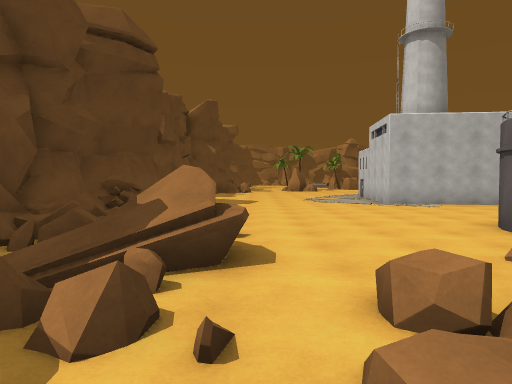
view 1 (above)

24 first-person views from a walk through a Unity game level. The camera is 1.5 m above the floor, tilts 2° down and sees 70° across. The floor is counted in squares, 2 m on a side. Each view is taken from the middle of a square. On the plan, view 1 faces up. The plan holds only what a view shows up to about 11 squares ahead; the rest is blank. The place goes on beyond the plan. Some animated figures are left out.

view 2
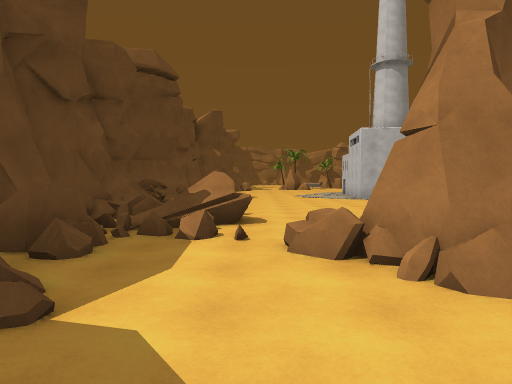

view 3
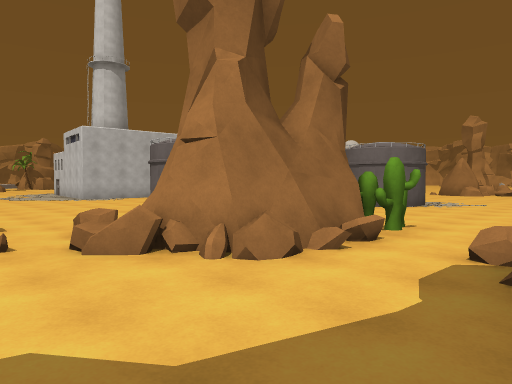

view 4
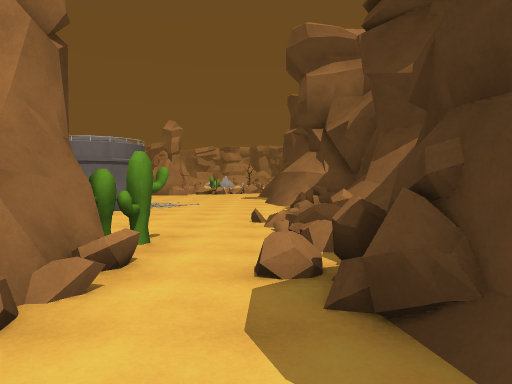

view 5
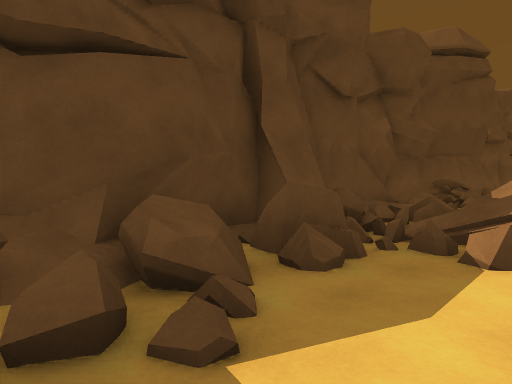

view 6
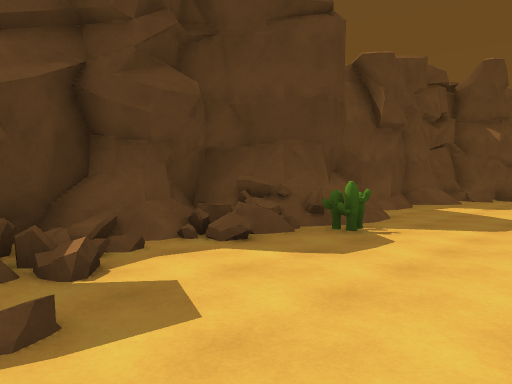

view 7
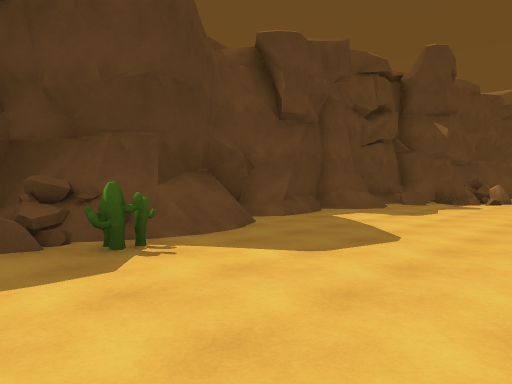

view 8
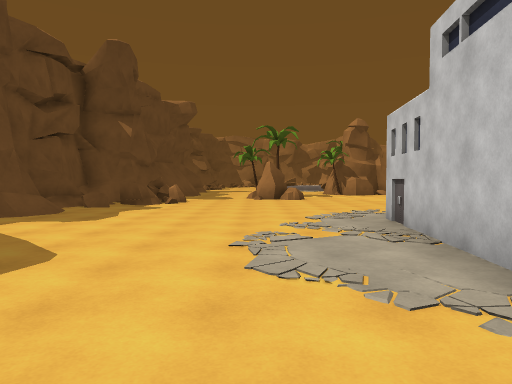

view 9
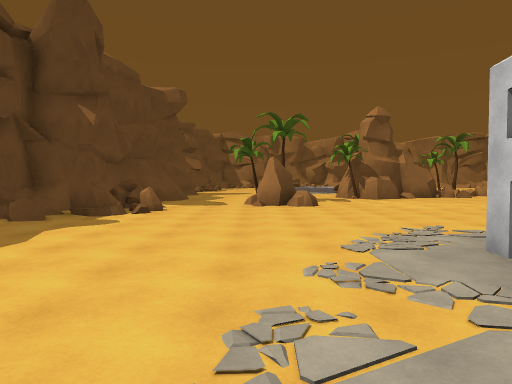

view 10
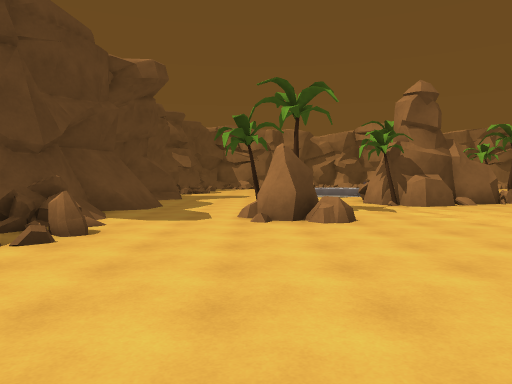

view 11
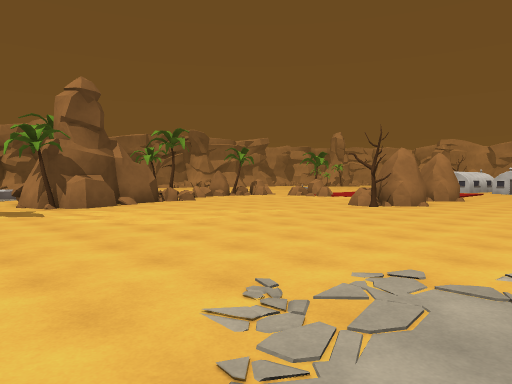

view 12
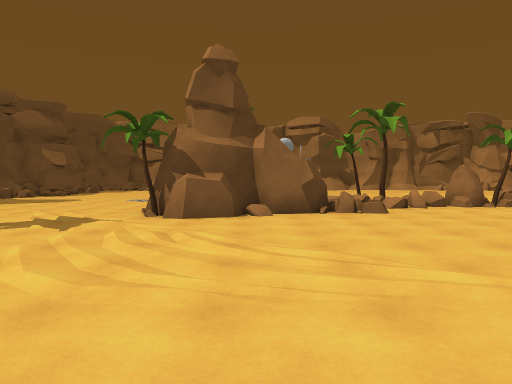

view 13
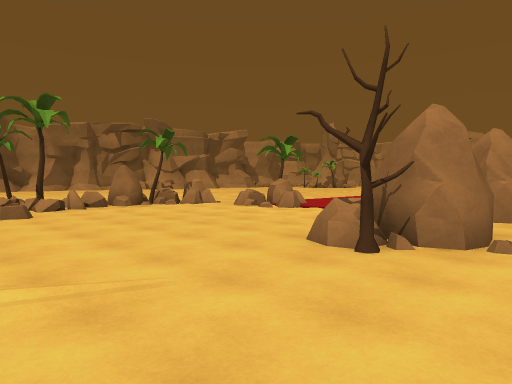

view 14
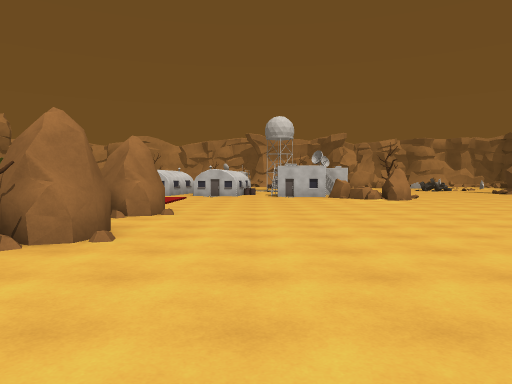

view 15
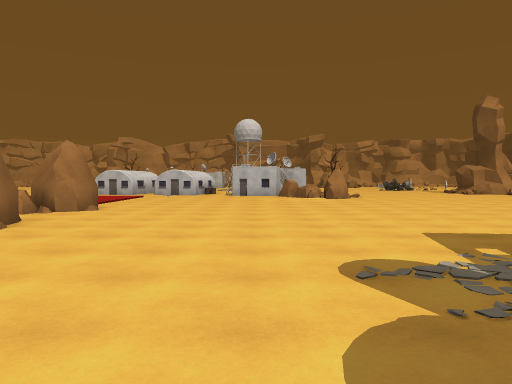

view 16
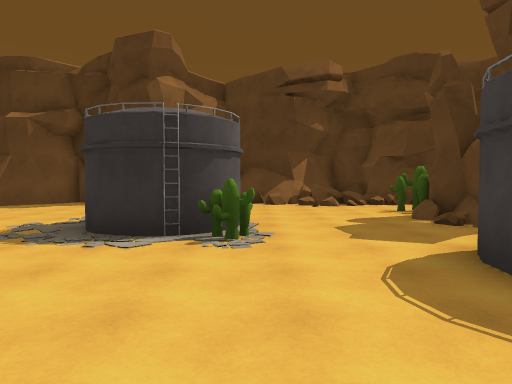

view 17
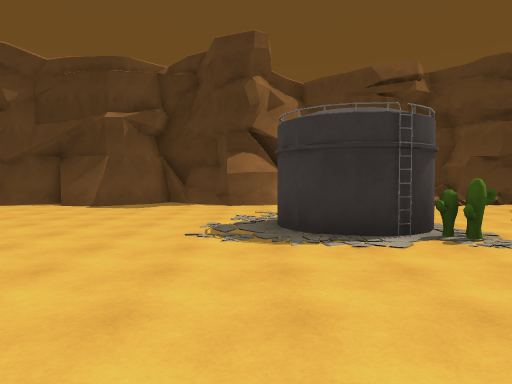

view 18
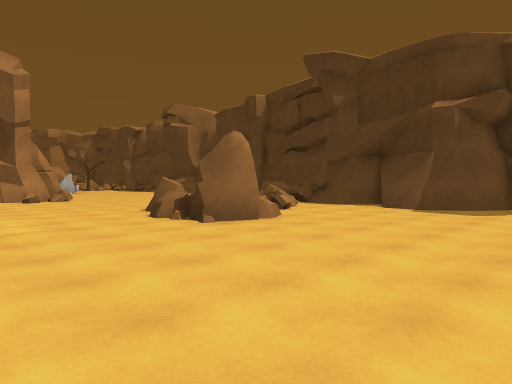

view 19
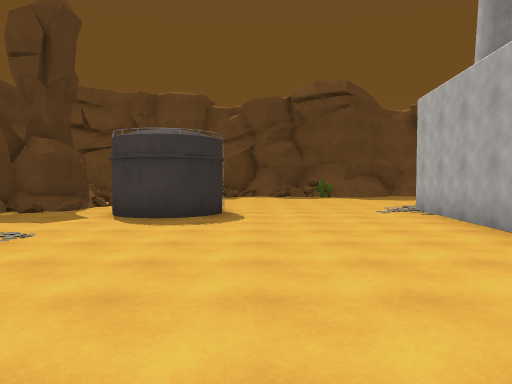

view 20
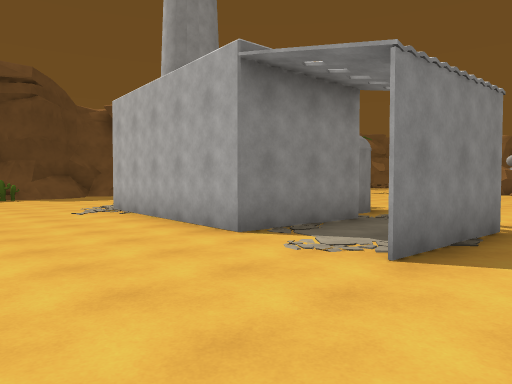

view 21
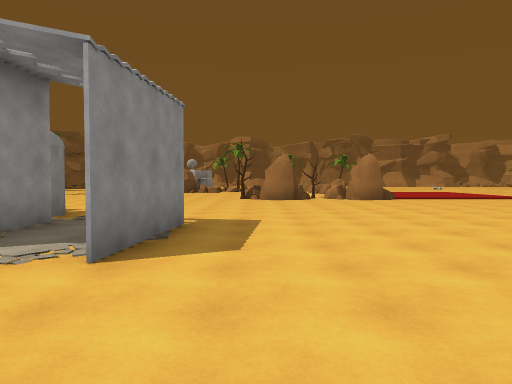

view 22
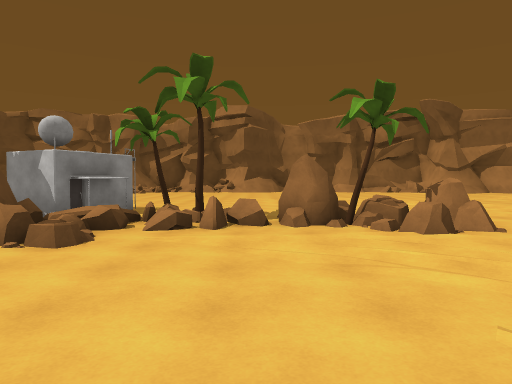

view 23
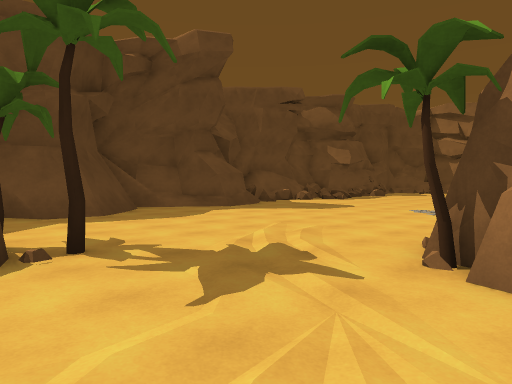

view 24
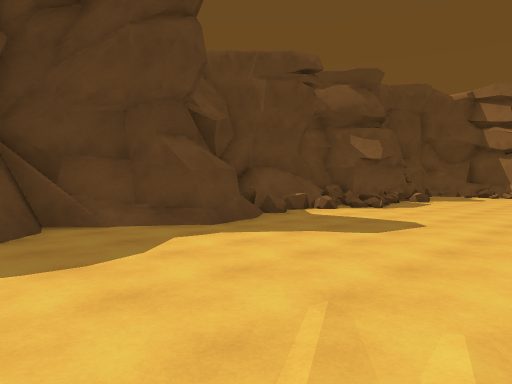

### Floor plan
Key: @ floor where view 1 was taken; # wall or solid block; x gap in a wall; . main floor; : floor 0.75 m higher than the main floor; / step, stairs or slope; = window, fence, low wall or low ledge; ^ raised ledge; C cactus; R rock; T tree; B building; O other object.
Columns run from 5 left of view 1 to 23 right of it. Each row starts with its distance up from view 1.
 38       ..
 37      ...
 36    :/...
 35   #=/...
 34   #=/....      ..
 33  ##=.....      ....
 32   #=......     B. .
 31    ##.....   BBB  .    ..
 30   ###......  B#BTT=R  ..
 29   #/.......   ##==#RTR.
 28  =#/.......#  ##....R..
 27   ##/......####R.....R
 26    ##......T#........RO
 25    ##................/R
 24    #...TT............/.
 23    #/..RR............
 22  ^^#=...............
 21  #/##.............TR RRR
 20  ^/^=..............R..R...
 19  #/=......................
 18  #/.......................
 17  ##.......................
 16  #........#  .............
 15  ##.......#   x...........
 14  ##......##   ............
 13  #/......#    #..#........
 12  #//.....#    #..#........
 11  =#/.....######..#........
 10 ##=C.....................
  9 ##=..................  ..
  8  #=.................
  7  ##..................
  6  #=#.....##............./.
  5  ##=.....##..................
  4  ##=#=....#..................
  3  ###//..=....C## .....RRR....
  2  ###=.=####...###.....# RR...
  1  ##^..#####...##....... RR
  0  ##=.@####C............=
 -1  ##=.....C..............=
 -2    #....=................
 -3     ../####==.=###..###/

Positions as (right, up) in squares from view 1, and headings:
1: (0, 0), facing up
2: (0, -3), facing up
3: (-1, -3), facing up-right
4: (0, -2), facing right
5: (0, -2), facing up-left
6: (1, 5), facing up-left
7: (2, 8), facing up-left
8: (2, 9), facing up
9: (2, 12), facing up
10: (2, 16), facing up
11: (3, 16), facing up-right
12: (8, 19), facing up
13: (9, 19), facing up-right
14: (9, 18), facing right
15: (8, 16), facing right
16: (8, 8), facing down
17: (11, 8), facing down
18: (12, 7), facing down-right
19: (13, 7), facing left
20: (13, 7), facing up-left
21: (13, 7), facing up
22: (13, 23), facing up
23: (7, 23), facing up-left
24: (4, 26), facing up-left
